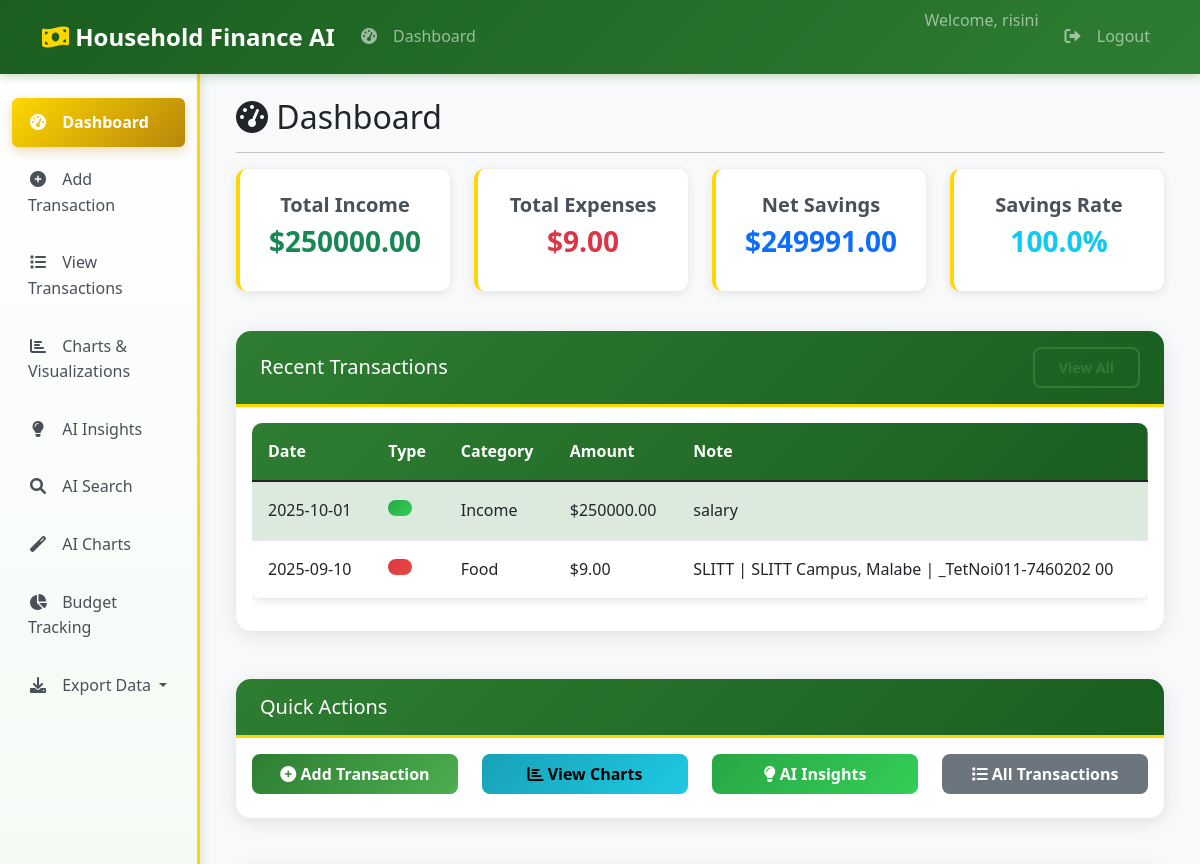
Before: /dashboard (signed in, upper part) with the older database file.
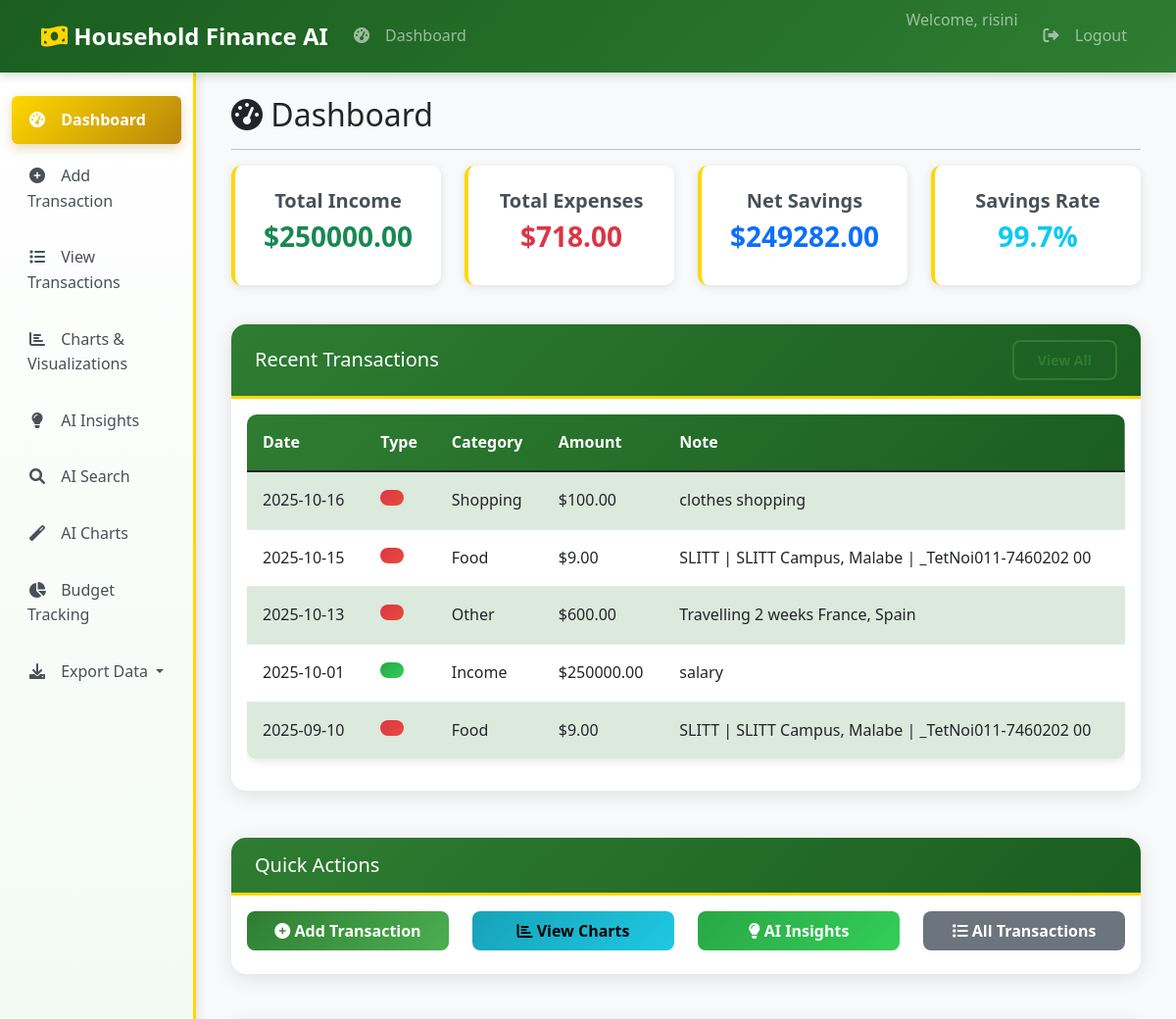
After: the same page with the newer database file.
### core/database.py (models this page shows, shortened)
class Transaction(db.Model):
    __tablename__ = "transactions"
    id = db.Column(db.Integer, primary_key=True)
    user_id = db.Column(db.Integer, db.ForeignKey("users.id"), nullable=False)
    type = db.Column(db.String(20), nullable=False)  # ✅ This should be 'type' not 't_type'
    category = db.Column(db.String(100), nullable=False)
    amount = db.Column(db.Float, nullable=False)
    date = db.Column(db.Date, nullable=False, default=datetime.utcnow)
    note = db.Column(db.Text, nullable=True)
    created_at = db.Column(db.DateTime, default=datetime.utcnow)
    user = db.relationship("User", back_populates="transactions")

### app/routes/transactions.py (the view)
@transactions_bp.route('/')
@transactions_bp.route('/dashboard')
@login_required
def dashboard():
    transactions = collector.get_user_transactions(current_user.id)
    if not transactions:
        return render_template('dashboard.html', title='Dashboard',
                             transactions=[], metrics={}, anomalies=[], summary={},
                             show_welcome=True)
    df = collector.get_transactions_df(current_user.id)
    total_income = df[df['type'].str.lower() == 'income']['amount'].sum()
    total_expense = df[df['type'].str.lower() == 'expense']['amount'].sum()
    savings = total_income - total_expense
    savings_rate = (savings / total_income * 100) if total_income > 0 else 0
    metrics = {
        'total_income': total_income,
        'total_expense': total_expense,
        'savings': savings,
        'savings_rate': savings_rate,
        'transaction_count': len(transactions)
    }
    recent_transactions = sorted(transactions, key=lambda x: x.date, reverse=True)[:10]
    anomalies = collector.detect_anomalies(current_user.id)
    summary = collector.generate_summary(current_user.id, period='week')
    return render_template('dashboard.html',
                         title='Dashboard',
                         metrics=metrics,
                         transactions=recent_transactions,
                         anomalies=anomalies,
                         summary=summary,
                         show_welcome=False)

### agents/data_collector.py (called while the page is built)
    def get_transactions_df(self, user_id):
        transactions = Transaction.query.filter_by(user_id=user_id).all()
        if not transactions:
            return pd.DataFrame()
        data = [{
            "id": t.id,
            "date": t.date,
            "type": t.type,  # CHANGED: t_type → type
            "category": t.category,
            "amount": t.amount,
            "note": t.note
        } for t in transactions]
        df = pd.DataFrame(data)
        if not df.empty and 'date' in df.columns:
            df['date'] = pd.to_datetime(df['date'])
        return df

    def get_user_transactions(self, user_id):
        return Transaction.query.filter_by(user_id=user_id).all()

    def detect_anomalies(self, user_id):
        df = self.get_transactions_df(user_id)
        if df.empty:
            return []
        mean = df['amount'].mean()
        std = df['amount'].std()
        if std > 0:
            anomalies = df[df['amount'] > mean + 2 * std]
            return anomalies.to_dict('records')
        return []

### app/templates/dashboard.html (shortened to what the changed rows need)
{% extends "base.html" %}
{% block content %}
<div class="row">
    <div class="col-12">
        <h2><i class="fas fa-tachometer-alt"></i> Dashboard</h2>
    </div>
</div>
{% if show_welcome %}
<div class="row">
    <div class="col-12">
        <div class="alert alert-info">
            <h4>Welcome to Household Finance AI Platform!</h4>
            <p>Get started by adding your first transaction to see insights and charts.</p>
            <a href="{{ url_for('transactions.add_transaction') }}" class="btn btn-primary">
                <i class="fas fa-plus-circle"></i> Add Your First Transaction
            </a>
        </div>
    </div>
</div>
{% else %}
<div class="row">
    <div class="col-md-3">
        <div class="metric-card text-center">
            <h5>Total Income</h5>
            <h3 class="text-success">${{ "%.2f"|format(metrics.total_income) }}</h3>
        </div>
    </div>
    <div class="col-md-3">
        <div class="metric-card text-center">
            <h5>Total Expenses</h5>
            <h3 class="text-danger">${{ "%.2f"|format(metrics.total_expense) }}</h3>
        </div>
    </div>
    <div class="col-md-3">
        <div class="metric-card text-center">
            <h5>Net Savings</h5>
            <h3 class="text-primary">${{ "%.2f"|format(metrics.savings) }}</h3>
        </div>
    </div>
    <div class="col-md-3">
        <div class="metric-card text-center">
            <h5>Savings Rate</h5>
            <h3 class="text-info">{{ "%.1f"|format(metrics.savings_rate) }}%</h3>
        </div>
    </div>
</div>
<div class="row mt-4">
    <div class="col-12">
        <div class="card">
            <div class="card-header d-flex justify-content-between align-items-center">
                <h5 class="mb-0">Recent Transactions</h5>
                <a href="{{ url_for('transactions.view_transactions') }}" class="btn btn-sm btn-outline-primary">
                    View All
                </a>
            </div>
            <div class="card-body">
                {% if transactions %}
                <div class="table-responsive">
                    <table class="table table-striped">
                        <thead>
                            <tr>
                                <th>Date</th>
                                <th>Type</th>
                                <th>Category</th>
                                <th>Amount</th>
                                <th>Note</th>
                            </tr>
                        </thead>
                        <tbody>
                            {% for transaction in transactions %}
                            <tr>
                                <td>{{ transaction.date.strftime('%Y-%m-%d') }}</td>
                                <td>
                                    <span class="badge {% if transaction.type == 'income' %}bg-success{% else %}bg-danger{% endif %}">
                                </td>
                                <td>{{ transaction.category }}</td>
                                <td>${{ "%.2f"|format(transaction.amount) }}</td>
                                <td>{{ transaction.note or '-' }}</td>
                            </tr>
                            {% endfor %}
                        </tbody>
                    </table>
                </div>
                {% else %}
                <p class="text-muted">No transactions found.</p>
                {% endif %}
            </div>
        </div>
    </div>
</div>
<div class="row mt-4">
    <div class="col-12">
        <div class="card">
            <div class="card-header">
                <h5 class="mb-0">Quick Actions</h5>
            </div>
            <div class="card-body">
                <div class="row">
                    <div class="col-md-3 mb-2">
                        <a href="{{ url_for('transactions.add_transaction') }}" class="btn btn-primary w-100">
                            <i class="fas fa-plus-circle"></i> Add Transaction
                        </a>
                    </div>
                    <div class="col-md-3 mb-2">
                        <a href="{{ url_for('charts.charts_page') }}" class="btn btn-info w-100">
                            <i class="fas fa-chart-bar"></i> View Charts
                        </a>
                    </div>
                    <div class="col-md-3 mb-2">
                        <a href="{{ url_for('insights.insights_page') }}" class="btn btn-success w-100">
                            <i class="fas fa-lightbulb"></i> AI Insights
                        </a>
                    </div>
                    <div class="col-md-3 mb-2">
                        <a href="{{ url_for('transactions.view_transactions') }}" class="btn btn-secondary w-100">
                            <i class="fas fa-list"></i> All Transactions
                        </a>
                    </div>
                </div>
            </div>
        </div>
    </div>
</div>
{% endif %}
{% endblock %}

Changed rows visible on the page:
added Transaction: amount "100.00"
added Transaction: amount "9.00"
added Transaction: amount "600.00"
Other visible differences:
{{ "%.2f"|format(metrics.total_expense) }}: "9.00" → "718.00"
{{ "%.2f"|format(metrics.savings) }}: "249991.00" → "249282.00"
{{ "%.1f"|format(metrics.savings_rate) }}: "100.0" → "99.7"
